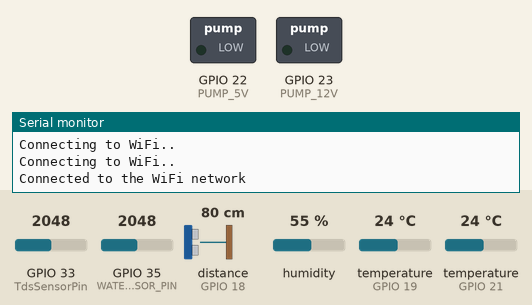
Recording of a program running on a simulated ESP32. On the bench: switched loads named in the program (green lamp = pin HIGH), the last lines printed to the serial monitor. Wiring (inferred from the names in the program): ultrasonic range finder: trigger GPIO 5; echo GPIO 18. The inputs (shaded band) are chosen by the test bench; at power-on: distance to the obstacle (sensor on GPIO 18) 80 cm, GPIO 33 (TdsSensorPin) = 2048, GPIO 35 (WATER_LEVEL_SENSOR_PIN) = 2048, humidity 55 %, temperature (sensors on GPIO 19, GPIO 21) 24 °C. The echo pulse lasts 58.3 µs per cm; WiFi joins after 1.5 s; servers stay silent unless stated; pins used as bus, display or sensor lines are not drawn.

Above: at 6.2 s.
6.3 s: distance to the obstacle (sensor on GPIO 18) set to 8 cm
16.4 s: distance to the obstacle (sensor on GPIO 18) set to 5 cm
17.9 s: distance to the obstacle (sensor on GPIO 18) set to 9 cm
At 21.97 s:
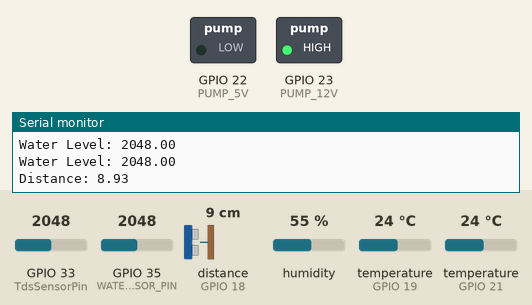
Timing chart, 0 to 30.8 s (numbered marks = the images above; inputs shaded):
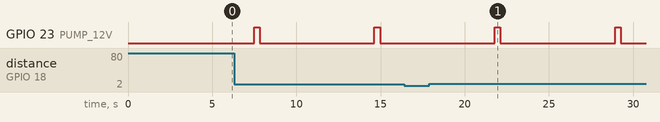

The program:

main.cpp
```cpp
#include "stdafx.h"

void setup()
{
  setupSensors();
}

void loop()
{
  getData();
  printData(sensorData.humidity, sensorData.temperature, sensorData.waterTemp, sensorData.tdsValue, sensorData.distanceCm);
  Serial.print("Water Level: ");
  Serial.println(sensorData.waterLevel);
  if (sensorData.distanceCm > 6)
  {
    // sendToThingSpeak(sensorData.tdsValue, sensorData.temperature, sensorData.humidity, sensorData.distanceCm, sensorData.waterTemp);
    controlPumps(12, HIGH);
    handleWaterHeight();
  }

  count++;
  if (count == 30)
  {
    controlPumps(5, HIGH);
    delay(1000 * 3); // 3 seconds
    controlPumps(5, LOW);
    sendToThingSpeak(sensorData.tdsValue, sensorData.temperature, sensorData.humidity, sensorData.distanceCm, sensorData.waterTemp);
    count = 0;
  }
  delay(3000);
}

void handleWaterHeight()
{
  do
  {
    sensorData.waterLevel = readWaterLevelSensor();
    Serial.print("Water Level: ");
    Serial.println(sensorData.waterLevel);
    sensorData.distanceCm = readHcSr04();
    Serial.print("Distance: ");
    Serial.println(sensorData.distanceCm);
    delay(300);
  } while (sensorData.distanceCm > 5 && sensorData.waterLevel < 10);
  controlPumps(12, LOW);

  sendToThingSpeak(sensorData.tdsValue, sensorData.temperature, sensorData.humidity, sensorData.distanceCm, sensorData.waterTemp);
}
```

features.h
```cpp
#pragma once
#include "WiFi.h"
#include "ThingSpeak.h"

#define CHANNEL_ID 2141870

const float HEIGHT_OF_SENSOR = 26.5;

const char *ssid = "Tuan-712";
const char *password = "letuan1973";
const char *write_api_key = "WQ22GRWT8BE7MTWX";

WiFiClient client;

void initWifi()
{
    WiFi.begin(ssid, password);
    while (WiFi.status() != WL_CONNECTED)
    {
        delay(1000);
        Serial.println("Connecting to WiFi..");
    }
    Serial.println("Connected to the WiFi network");
}

void initThingSpeak()
{
    ThingSpeak.begin(client);
}

void sendToThingSpeak(float tdsValue, float temperature, float humidity, float distanceCm, float waterTemp)
{
    ThingSpeak.setField(1, dht.readHumidity());
    ThingSpeak.setField(2, dht.readTemperature());
    ThingSpeak.setField(3, tdsValue);
    ThingSpeak.setField(4, HEIGHT_OF_SENSOR - readHcSr04Avg());
    ThingSpeak.setField(5, waterTemp);
    ThingSpeak.setField(6, temperature);
    ThingSpeak.setField(7, HEIGHT_OF_SENSOR - distanceCm);
    ThingSpeak.setField(8, humidity);
    ThingSpeak.writeFields(CHANNEL_ID, write_api_key);
    Serial.println("Data sent to ThingSpeak");
}

void printData(float humidity, float airTemp, float waterTemp, float tdsValue, float distanceCm)
{
    Serial.print("Air Humidity: ");
    Serial.print(humidity);
    Serial.print(" %\t");
    Serial.print("Air Temperature: ");
    Serial.print(airTemp);
    Serial.print(" *C\t");
    Serial.print("Water Temperature: ");
    Serial.print(waterTemp);
    Serial.print(" *C\t");
    Serial.print("TDS Value: ");
    Serial.print(tdsValue);
    Serial.print(" ppm\t");
    Serial.print("Distance: ");
    Serial.print(distanceCm);
    Serial.print(" cm ");
    Serial.println();
    Serial.println("*********");
}
```

dht.h
```cpp
#pragma once
#include <Arduino.h>
#include <DHT.h>
#include <Adafruit_Sensor.h>
#ifndef DHT_SENSOR

#define DHT_SENSOR
#define DHTPIN 21
#define DHTTYPE DHT22
#endif

DHT dht(DHTPIN, DHTTYPE);

float air_Temperature[10];
float air_Humidity[10];

float averageHumidity = 0;
float averageTemperature = 0;
int indexDHT = 0;
bool isInitialized = false;

void setupDHT()
{
    dht.begin();
}

void initialValues()
{
    for (int i = 0; i < 10; i++)
    {
        air_Humidity[i] = dht.readHumidity();
        air_Temperature[i] = dht.readTemperature();
        averageHumidity += air_Humidity[i];
        averageTemperature += air_Temperature[i];
    }
    averageHumidity /= 10;
    averageTemperature /= 10;
    isInitialized = true;
}

void getDhtData()
{
    if (!isInitialized)
    {
        initialValues();
    }

    air_Humidity[indexDHT] = dht.readHumidity();
    air_Temperature[indexDHT] = dht.readTemperature();

    averageHumidity = (averageHumidity * 10 - air_Humidity[indexDHT + 1] + air_Humidity[indexDHT]) / 10;
    averageTemperature = (averageTemperature * 10 - air_Temperature[indexDHT + 1] + air_Temperature[indexDHT]) / 10;

    indexDHT++;
    if (indexDHT == 10)
    {
        indexDHT = 0;
    }
}

float getAirTemperature()
{
    return averageTemperature;
}

float getAirHumidity()
{
    return averageHumidity;
}
```

hc-sr04.h
```cpp
#pragma once
#include <Arduino.h>

#ifndef SONIC_SENSOR
#define SONIC_SENSOR
#define TRIGGER_PIN 5
#define ECHO_PIN 18
#define SOUND_SPEED 0.034
#define CM_TO_INCH 0.393701
#endif

long duration;
float distanceCm;

void setupSonic()
{
    pinMode(TRIGGER_PIN, OUTPUT);
    pinMode(ECHO_PIN, INPUT);
}

float readHcSr04()
{
    digitalWrite(TRIGGER_PIN, LOW);
    delayMicroseconds(2);
    digitalWrite(TRIGGER_PIN, HIGH);
    delayMicroseconds(10);
    digitalWrite(TRIGGER_PIN, LOW);
    duration = pulseIn(ECHO_PIN, HIGH);
    return duration * SOUND_SPEED / 2;
}

float readHcSr04Avg()
{
    float tempDistanceCm[20] = {0};
    for (int i = 0; i < 20; i++)
    {
        tempDistanceCm[i] = readHcSr04();
        delay(50);
    }
    float sum = 0;
    for (int i = 0; i < 20; i++)
    {
        sum += tempDistanceCm[i];
    }
    distanceCm = sum / 20;
    return distanceCm;
}
```

pump.h
```cpp
#pragma once
#include <Arduino.h>
#ifndef PUMPS
#define PUMPS
#define PUMP_5V 22
#define PUMP_12V 23
#endif

void controlPumps(int pump, uint8_t state)
{
    switch (pump)
    {
    case 5:
        digitalWrite(PUMP_5V, state);
        break;
    case 12:
        digitalWrite(PUMP_12V, state);
        break;
    default:
        break;
    }
}

void setupPumps()
{
    pinMode(PUMP_5V, OUTPUT);
    pinMode(PUMP_12V, OUTPUT);
}
```

tds.h
```cpp
#pragma once
#include <Arduino.h>
#include <Adafruit_Sensor.h>
#include <Wire.h>
#include <EEPROM.h>
#include <WiFi.h>
#include <OneWire.h>
#include <DallasTemperature.h>

#ifndef TDS_H
#define TdsSensorPin 33
#define DS18B20Pin 19 //DS18B20 Pin
#define VREF 3.3  // analog reference voltage(Volt) of the ADC
#define SCOUNT 30 // sum of sample point

int analogBuffer[SCOUNT]; // store the analog value in the array, read from ADC
int analogBufferTemp[SCOUNT];

float averageVoltage = 0;
float tdsValue = 0;

OneWire oneWire(DS18B20Pin);
DallasTemperature DS18B20(&oneWire);

float waterTemp;

void setupTdsSensor()
{
    pinMode(TdsSensorPin, INPUT);

}

int getMedianNum(int bArray[], int iFilterLen)
{
    int bTab[iFilterLen];
    for (byte i = 0; i < iFilterLen; i++)
        bTab[i] = bArray[i];
    int i, j, bTemp;
    for (j = 0; j < iFilterLen - 1; j++)
    {
        for (i = 0; i < iFilterLen - j - 1; i++)
        {
            if (bTab[i] > bTab[i + 1])
            {
                bTemp = bTab[i];
                bTab[i] = bTab[i + 1];
                bTab[i + 1] = bTemp;
            }
        }
    }
    if ((iFilterLen & 1) > 0)
    {
        bTemp = bTab[(iFilterLen - 1) / 2];
    }
    else
    {
        bTemp = (bTab[iFilterLen / 2] + bTab[iFilterLen / 2 - 1]) / 2;
    }
    return bTemp;
};

void getSensorValue()
{
    DS18B20.requestTemperatures();
    waterTemp = DS18B20.getTempCByIndex(0);
    for (int i = 0; i < 30; i++)
    {
        analogBuffer[i] = analogRead(TdsSensorPin);
        delay(20);
    }
}

float getTdsValue()
{
    getSensorValue();
    // read the analog value more stable by the median filtering algorithm, and convert to voltage value
    averageVoltage = getMedianNum(analogBuffer, 30) * (float)VREF / 4095.0;
    // temperature compensation formula: fFinalResult(25^C) = fFinalResult(current)/(1.0+0.02*(fTP-25.0));
    float compensationCoefficient = 1.0 + 0.02 * (waterTemp - 25.0);
    // temperature compensation
    float compensationVoltage = averageVoltage / compensationCoefficient;

    // convert voltage value to tds value
    tdsValue = (133.42 * compensationVoltage * compensationVoltage * compensationVoltage - 255.86 * compensationVoltage * compensationVoltage + 857.39 * compensationVoltage) * 0.5;

    return tdsValue;
};

float getWaterTemperature()
{
    return waterTemp;
}

#endif
```

water-sensor.h
```cpp
#pragma once
#include <Arduino.h>
#ifndef WATER_LEVEL_SENSOR
#define WATER_LEVEL_SENSOR
#define WATER_LEVEL_SENSOR_PIN 35
#endif

float waterLevel;

void setupWaterLevelSensor()
{
    pinMode(WATER_LEVEL_SENSOR_PIN, INPUT);
}

float readWaterLevelSensor()
{
    waterLevel = analogRead(WATER_LEVEL_SENSOR_PIN);
    return waterLevel;
}
```

stdafx.h
```cpp
#include "sensors/pump.h"
#include "sensors/water-sensor.h"
#include "sensors/dht.h"
#include "sensors/tds.h"
#include "sensors/hc-sr04.h"
#include "features.h"

hw_timer_t *timer = NULL; // khơi tạo timer
portMUX_TYPE timerMux = portMUX_INITIALIZER_UNLOCKED;
int count = 0;
struct SensorData
{
    float tdsValue;
    float temperature;
    float humidity;
    float distanceCm;
    float waterLevel;
    float waterTemp;
    bool isPump1OnPrevious;
};

SensorData sensorData;

void setupSensors()
{
    Serial.begin(9600);
    delay(3000); // wait for the serial to be opened
    sensorData.distanceCm = 9;
    setupTdsSensor();
    setupWaterLevelSensor();
    setupDHT();
    setupSonic();
    setupPumps();
    initWifi();
    initThingSpeak();
}

void getData()
{
    sensorData.humidity = dht.readHumidity();
    sensorData.temperature = dht.readTemperature();
    sensorData.tdsValue = getTdsValue();
    sensorData.distanceCm = readHcSr04Avg();
    sensorData.waterLevel = readWaterLevelSensor();
    sensorData.waterTemp = getWaterTemperature();
}

void handleSensorData();
void handleWaterHeight();
void setupTimer();

// hàm xử lý ngắt
void IRAM_ATTR onTimer();
```

Measured:
- after the input at 16.4 s, every drawn part: stays the same
- after the input at 17.9 s, GPIO 23 (PUMP_12V): alternates HIGH for 0.34 s and LOW for 6.8 s, starting after 3.9 s
- by itself, GPIO 23 (PUMP_12V): alternates HIGH for 0.34 s and LOW for 6.8 s
